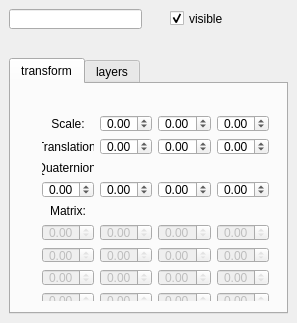
<?xml version="1.0" encoding="UTF-8"?>
<ui version="4.0">
 <class>QTEntityParametersWidget</class>
 <widget class="QWidget" name="QTEntityParametersWidget">
  <property name="geometry">
   <rect>
    <x>0</x>
    <y>0</y>
    <width>297</width>
    <height>323</height>
   </rect>
  </property>
  <property name="windowTitle">
   <string>QTEntityParametersWidget</string>
  </property>
  <widget class="QLineEdit" name="titleEdit">
   <property name="geometry">
    <rect>
     <x>9</x>
     <y>9</y>
     <width>133</width>
     <height>20</height>
    </rect>
   </property>
   <property name="maxLength">
    <number>50</number>
   </property>
   <property name="alignment">
    <set>Qt::AlignCenter</set>
   </property>
   <property name="readOnly">
    <bool>true</bool>
   </property>
  </widget>
  <widget class="QTabWidget" name="parametersview">
   <property name="geometry">
    <rect>
     <x>9</x>
     <y>58</y>
     <width>279</width>
     <height>256</height>
    </rect>
   </property>
   <property name="sizePolicy">
    <sizepolicy hsizetype="Preferred" vsizetype="Preferred">
     <horstretch>0</horstretch>
     <verstretch>0</verstretch>
    </sizepolicy>
   </property>
   <property name="currentIndex">
    <number>0</number>
   </property>
   <widget class="QWidget" name="transform">
    <attribute name="title">
     <string>transform</string>
    </attribute>
    <layout class="QHBoxLayout" name="horizontalLayout">
     <item>
      <widget class="QWidget" name="widget" native="true">
       <widget class="QWidget" name="layoutWidget">
        <property name="geometry">
         <rect>
          <x>9</x>
          <y>9</y>
          <width>249</width>
          <height>216</height>
         </rect>
        </property>
        <layout class="QGridLayout" name="gridLayout">
         <property name="verticalSpacing">
          <number>6</number>
         </property>
         <item row="0" column="1">
          <widget class="QLabel" name="label">
           <property name="text">
            <string>Scale:</string>
           </property>
           <property name="alignment">
            <set>Qt::AlignCenter</set>
           </property>
          </widget>
         </item>
         <item row="0" column="3">
          <widget class="QDoubleSpinBox" name="s0">
           <property name="alignment">
            <set>Qt::AlignCenter</set>
           </property>
           <property name="minimum">
            <double>-99.989999999999995</double>
           </property>
           <property name="singleStep">
            <double>0.010000000000000</double>
           </property>
          </widget>
         </item>
         <item row="0" column="4">
          <widget class="QDoubleSpinBox" name="s1">
           <property name="alignment">
            <set>Qt::AlignCenter</set>
           </property>
           <property name="minimum">
            <double>-99.989999999999995</double>
           </property>
           <property name="singleStep">
            <double>0.010000000000000</double>
           </property>
          </widget>
         </item>
         <item row="0" column="5">
          <widget class="QDoubleSpinBox" name="s2">
           <property name="alignment">
            <set>Qt::AlignCenter</set>
           </property>
           <property name="minimum">
            <double>-99.989999999999995</double>
           </property>
           <property name="singleStep">
            <double>0.010000000000000</double>
           </property>
          </widget>
         </item>
         <item row="1" column="1">
          <widget class="QLabel" name="label_2">
           <property name="text">
            <string>Translation:</string>
           </property>
           <property name="alignment">
            <set>Qt::AlignCenter</set>
           </property>
          </widget>
         </item>
         <item row="1" column="3">
          <widget class="QDoubleSpinBox" name="t0">
           <property name="alignment">
            <set>Qt::AlignCenter</set>
           </property>
           <property name="minimum">
            <double>-99.989999999999995</double>
           </property>
           <property name="singleStep">
            <double>0.010000000000000</double>
           </property>
          </widget>
         </item>
         <item row="1" column="4">
          <widget class="QDoubleSpinBox" name="t1">
           <property name="alignment">
            <set>Qt::AlignCenter</set>
           </property>
           <property name="minimum">
            <double>-99.989999999999995</double>
           </property>
           <property name="singleStep">
            <double>0.010000000000000</double>
           </property>
          </widget>
         </item>
         <item row="1" column="5">
          <widget class="QDoubleSpinBox" name="t2">
           <property name="alignment">
            <set>Qt::AlignCenter</set>
           </property>
           <property name="minimum">
            <double>-99.989999999999995</double>
           </property>
           <property name="singleStep">
            <double>0.010000000000000</double>
           </property>
          </widget>
         </item>
         <item row="2" column="1">
          <widget class="QLabel" name="label_3">
           <property name="text">
            <string>Quaternion:</string>
           </property>
           <property name="alignment">
            <set>Qt::AlignCenter</set>
           </property>
          </widget>
         </item>
         <item row="3" column="1">
          <widget class="QDoubleSpinBox" name="qx">
           <property name="alignment">
            <set>Qt::AlignCenter</set>
           </property>
           <property name="minimum">
            <double>-99.989999999999995</double>
           </property>
           <property name="singleStep">
            <double>0.010000000000000</double>
           </property>
          </widget>
         </item>
         <item row="3" column="3">
          <widget class="QDoubleSpinBox" name="qy">
           <property name="alignment">
            <set>Qt::AlignCenter</set>
           </property>
           <property name="minimum">
            <double>-99.989999999999995</double>
           </property>
           <property name="singleStep">
            <double>0.010000000000000</double>
           </property>
          </widget>
         </item>
         <item row="3" column="4">
          <widget class="QDoubleSpinBox" name="qz">
           <property name="alignment">
            <set>Qt::AlignCenter</set>
           </property>
           <property name="minimum">
            <double>-99.989999999999995</double>
           </property>
           <property name="singleStep">
            <double>0.010000000000000</double>
           </property>
          </widget>
         </item>
         <item row="3" column="5">
          <widget class="QDoubleSpinBox" name="qw">
           <property name="alignment">
            <set>Qt::AlignCenter</set>
           </property>
           <property name="minimum">
            <double>-99.989999999999995</double>
           </property>
           <property name="singleStep">
            <double>0.010000000000000</double>
           </property>
          </widget>
         </item>
         <item row="4" column="1">
          <widget class="QLabel" name="label_4">
           <property name="text">
            <string>Matrix:</string>
           </property>
           <property name="alignment">
            <set>Qt::AlignCenter</set>
           </property>
          </widget>
         </item>
         <item row="5" column="1">
          <widget class="QDoubleSpinBox" name="m0">
           <property name="enabled">
            <bool>false</bool>
           </property>
           <property name="alignment">
            <set>Qt::AlignCenter</set>
           </property>
           <property name="readOnly">
            <bool>true</bool>
           </property>
          </widget>
         </item>
         <item row="5" column="3">
          <widget class="QDoubleSpinBox" name="m1">
           <property name="enabled">
            <bool>false</bool>
           </property>
           <property name="alignment">
            <set>Qt::AlignCenter</set>
           </property>
           <property name="readOnly">
            <bool>true</bool>
           </property>
          </widget>
         </item>
         <item row="5" column="4">
          <widget class="QDoubleSpinBox" name="m2">
           <property name="enabled">
            <bool>false</bool>
           </property>
           <property name="alignment">
            <set>Qt::AlignCenter</set>
           </property>
           <property name="readOnly">
            <bool>true</bool>
           </property>
          </widget>
         </item>
         <item row="5" column="5">
          <widget class="QDoubleSpinBox" name="m3">
           <property name="enabled">
            <bool>false</bool>
           </property>
           <property name="alignment">
            <set>Qt::AlignCenter</set>
           </property>
           <property name="readOnly">
            <bool>true</bool>
           </property>
          </widget>
         </item>
         <item row="6" column="1">
          <widget class="QDoubleSpinBox" name="m4">
           <property name="enabled">
            <bool>false</bool>
           </property>
           <property name="alignment">
            <set>Qt::AlignCenter</set>
           </property>
           <property name="readOnly">
            <bool>true</bool>
           </property>
          </widget>
         </item>
         <item row="6" column="3">
          <widget class="QDoubleSpinBox" name="m5">
           <property name="enabled">
            <bool>false</bool>
           </property>
           <property name="alignment">
            <set>Qt::AlignCenter</set>
           </property>
           <property name="readOnly">
            <bool>true</bool>
           </property>
          </widget>
         </item>
         <item row="6" column="4">
          <widget class="QDoubleSpinBox" name="m6">
           <property name="enabled">
            <bool>false</bool>
           </property>
           <property name="alignment">
            <set>Qt::AlignCenter</set>
           </property>
           <property name="readOnly">
            <bool>true</bool>
           </property>
          </widget>
         </item>
         <item row="6" column="5">
          <widget class="QDoubleSpinBox" name="m7">
           <property name="enabled">
            <bool>false</bool>
           </property>
           <property name="alignment">
            <set>Qt::AlignCenter</set>
           </property>
           <property name="readOnly">
            <bool>true</bool>
           </property>
          </widget>
         </item>
         <item row="7" column="1">
          <widget class="QDoubleSpinBox" name="m8">
           <property name="enabled">
            <bool>false</bool>
           </property>
           <property name="alignment">
            <set>Qt::AlignCenter</set>
           </property>
           <property name="readOnly">
            <bool>true</bool>
           </property>
          </widget>
         </item>
         <item row="7" column="3">
          <widget class="QDoubleSpinBox" name="m9">
           <property name="enabled">
            <bool>false</bool>
           </property>
           <property name="alignment">
            <set>Qt::AlignCenter</set>
           </property>
           <property name="readOnly">
            <bool>true</bool>
           </property>
          </widget>
         </item>
         <item row="7" column="4">
          <widget class="QDoubleSpinBox" name="m10">
           <property name="enabled">
            <bool>false</bool>
           </property>
           <property name="alignment">
            <set>Qt::AlignCenter</set>
           </property>
           <property name="readOnly">
            <bool>true</bool>
           </property>
          </widget>
         </item>
         <item row="7" column="5">
          <widget class="QDoubleSpinBox" name="m11">
           <property name="enabled">
            <bool>false</bool>
           </property>
           <property name="alignment">
            <set>Qt::AlignCenter</set>
           </property>
           <property name="readOnly">
            <bool>true</bool>
           </property>
          </widget>
         </item>
         <item row="8" column="1">
          <widget class="QDoubleSpinBox" name="m12">
           <property name="enabled">
            <bool>false</bool>
           </property>
           <property name="alignment">
            <set>Qt::AlignCenter</set>
           </property>
           <property name="readOnly">
            <bool>true</bool>
           </property>
          </widget>
         </item>
         <item row="8" column="3">
          <widget class="QDoubleSpinBox" name="m13">
           <property name="enabled">
            <bool>false</bool>
           </property>
           <property name="alignment">
            <set>Qt::AlignCenter</set>
           </property>
           <property name="readOnly">
            <bool>true</bool>
           </property>
          </widget>
         </item>
         <item row="8" column="4">
          <widget class="QDoubleSpinBox" name="m14">
           <property name="enabled">
            <bool>false</bool>
           </property>
           <property name="alignment">
            <set>Qt::AlignCenter</set>
           </property>
           <property name="readOnly">
            <bool>true</bool>
           </property>
          </widget>
         </item>
         <item row="8" column="5">
          <widget class="QDoubleSpinBox" name="m15">
           <property name="enabled">
            <bool>false</bool>
           </property>
           <property name="alignment">
            <set>Qt::AlignCenter</set>
           </property>
           <property name="readOnly">
            <bool>true</bool>
           </property>
          </widget>
         </item>
        </layout>
       </widget>
      </widget>
     </item>
    </layout>
   </widget>
   <widget class="QWidget" name="layers">
    <attribute name="title">
     <string>layers</string>
    </attribute>
    <layout class="QHBoxLayout" name="horizontalLayout_6">
     <item>
      <widget class="QListView" name="listView"/>
     </item>
    </layout>
   </widget>
  </widget>
  <widget class="QCheckBox" name="visible">
   <property name="geometry">
    <rect>
     <x>170</x>
     <y>10</y>
     <width>70</width>
     <height>17</height>
    </rect>
   </property>
   <property name="text">
    <string>visible</string>
   </property>
   <property name="checked">
    <bool>true</bool>
   </property>
  </widget>
 </widget>
 <layoutdefault spacing="6" margin="11"/>
 <resources/>
 <connections>
  <connection>
   <sender>s0</sender>
   <signal>valueChanged(double)</signal>
   <receiver>QTEntityParametersWidget</receiver>
   <slot>scaleSpinBoxModified(double)</slot>
   <hints>
    <hint type="sourcelabel">
     <x>153</x>
     <y>50</y>
    </hint>
    <hint type="destinationlabel">
     <x>199</x>
     <y>145</y>
    </hint>
   </hints>
  </connection>
  <connection>
   <sender>s1</sender>
   <signal>valueChanged(double)</signal>
   <receiver>QTEntityParametersWidget</receiver>
   <slot>scaleSpinBoxModified(double)</slot>
   <hints>
    <hint type="sourcelabel">
     <x>244</x>
     <y>50</y>
    </hint>
    <hint type="destinationlabel">
     <x>199</x>
     <y>145</y>
    </hint>
   </hints>
  </connection>
  <connection>
   <sender>s2</sender>
   <signal>valueChanged(double)</signal>
   <receiver>QTEntityParametersWidget</receiver>
   <slot>scaleSpinBoxModified(double)</slot>
   <hints>
    <hint type="sourcelabel">
     <x>334</x>
     <y>50</y>
    </hint>
    <hint type="destinationlabel">
     <x>199</x>
     <y>145</y>
    </hint>
   </hints>
  </connection>
  <connection>
   <sender>t0</sender>
   <signal>valueChanged(double)</signal>
   <receiver>QTEntityParametersWidget</receiver>
   <slot>translationSpinBoxModified(double)</slot>
   <hints>
    <hint type="sourcelabel">
     <x>153</x>
     <y>76</y>
    </hint>
    <hint type="destinationlabel">
     <x>199</x>
     <y>145</y>
    </hint>
   </hints>
  </connection>
  <connection>
   <sender>t1</sender>
   <signal>valueChanged(double)</signal>
   <receiver>QTEntityParametersWidget</receiver>
   <slot>translationSpinBoxModified(double)</slot>
   <hints>
    <hint type="sourcelabel">
     <x>244</x>
     <y>76</y>
    </hint>
    <hint type="destinationlabel">
     <x>199</x>
     <y>145</y>
    </hint>
   </hints>
  </connection>
  <connection>
   <sender>t2</sender>
   <signal>valueChanged(double)</signal>
   <receiver>QTEntityParametersWidget</receiver>
   <slot>translationSpinBoxModified(double)</slot>
   <hints>
    <hint type="sourcelabel">
     <x>334</x>
     <y>76</y>
    </hint>
    <hint type="destinationlabel">
     <x>199</x>
     <y>145</y>
    </hint>
   </hints>
  </connection>
  <connection>
   <sender>qw</sender>
   <signal>valueChanged(double)</signal>
   <receiver>QTEntityParametersWidget</receiver>
   <slot>quaternionSpinBoxModified(double)</slot>
   <hints>
    <hint type="sourcelabel">
     <x>334</x>
     <y>128</y>
    </hint>
    <hint type="destinationlabel">
     <x>199</x>
     <y>145</y>
    </hint>
   </hints>
  </connection>
  <connection>
   <sender>qx</sender>
   <signal>valueChanged(double)</signal>
   <receiver>QTEntityParametersWidget</receiver>
   <slot>quaternionSpinBoxModified(double)</slot>
   <hints>
    <hint type="sourcelabel">
     <x>63</x>
     <y>128</y>
    </hint>
    <hint type="destinationlabel">
     <x>199</x>
     <y>145</y>
    </hint>
   </hints>
  </connection>
  <connection>
   <sender>qy</sender>
   <signal>valueChanged(double)</signal>
   <receiver>QTEntityParametersWidget</receiver>
   <slot>quaternionSpinBoxModified(double)</slot>
   <hints>
    <hint type="sourcelabel">
     <x>153</x>
     <y>128</y>
    </hint>
    <hint type="destinationlabel">
     <x>199</x>
     <y>145</y>
    </hint>
   </hints>
  </connection>
  <connection>
   <sender>qz</sender>
   <signal>valueChanged(double)</signal>
   <receiver>QTEntityParametersWidget</receiver>
   <slot>quaternionSpinBoxModified(double)</slot>
   <hints>
    <hint type="sourcelabel">
     <x>244</x>
     <y>128</y>
    </hint>
    <hint type="destinationlabel">
     <x>199</x>
     <y>145</y>
    </hint>
   </hints>
  </connection>
  <connection>
   <sender>visible</sender>
   <signal>toggled(bool)</signal>
   <receiver>QTEntityParametersWidget</receiver>
   <slot>setEntityVisible(bool)</slot>
   <hints>
    <hint type="sourcelabel">
     <x>204</x>
     <y>18</y>
    </hint>
    <hint type="destinationlabel">
     <x>148</x>
     <y>161</y>
    </hint>
   </hints>
  </connection>
 </connections>
 <slots>
  <slot>scaleSpinBoxModified(double)</slot>
  <slot>translationSpinBoxModified(double)</slot>
  <slot>quaternionSpinBoxModified(double)</slot>
  <slot>setEntityVisible(bool)</slot>
 </slots>
</ui>
